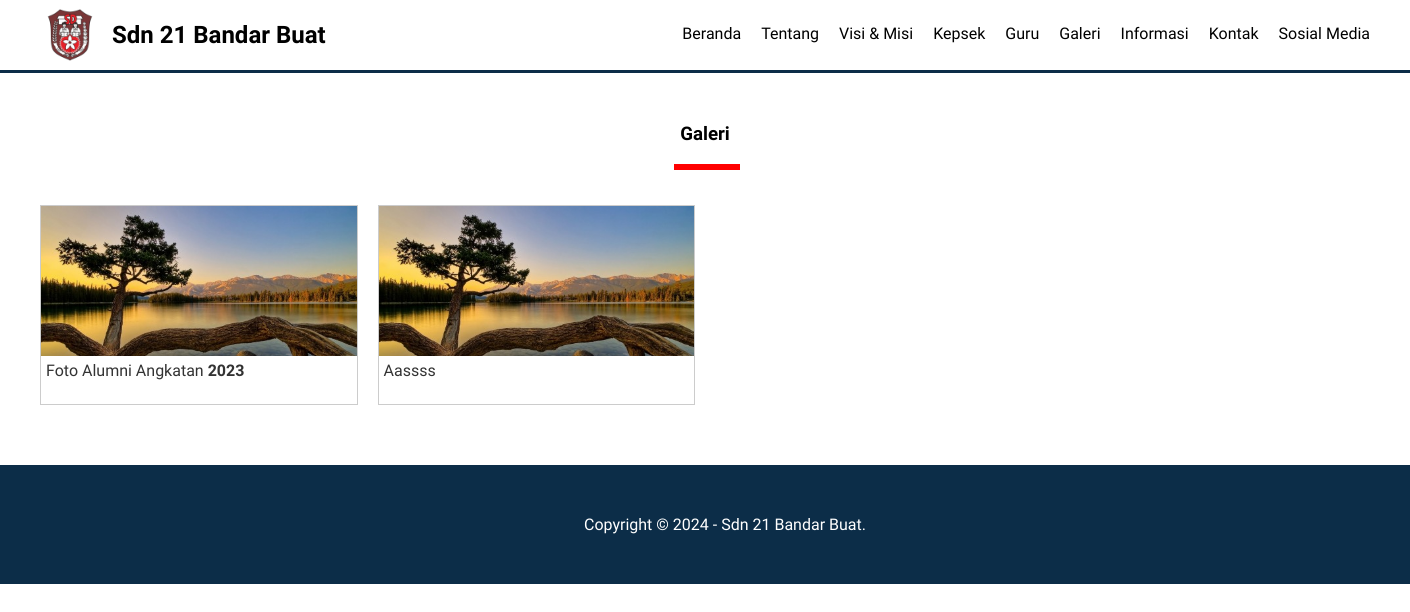
The page /galeri.php on the database its author committed.
### tables this page shows
CREATE TABLE `pengaturan` (
  `id` int NOT NULL,
  `nama` varchar(50) NOT NULL,
  `email` varchar(50) NOT NULL,
  `telepon` varchar(30) NOT NULL,
  `alamat` text NOT NULL,
  `logo` varchar(50) NOT NULL,
  `favicon` varchar(50) NOT NULL,
  `tentang_sekolah` text NOT NULL,
  `foto_sekolah` varchar(50) NOT NULL,
  `google_maps` text NOT NULL,
  `nama_kepsek` varchar(50) NOT NULL,
  `foto_kepsek` varchar(50) NOT NULL,
  `sambutan_kepsek` text NOT NULL,
  `created_at` timestamp NOT NULL DEFAULT CURRENT_TIMESTAMP ON UPDATE CURRENT_TIMESTAMP,
  `updated_at` datetime DEFAULT NULL
);

CREATE TABLE `galeri` (
  `id` int NOT NULL,
  `foto` varchar(50) NOT NULL,
  `keterangan` varchar(100) NOT NULL,
  `created_at` timestamp NOT NULL DEFAULT CURRENT_TIMESTAMP ON UPDATE CURRENT_TIMESTAMP,
  `updated_at` datetime DEFAULT NULL
);

### galeri.php (the view)
<?php include 'header.php' ; ?>
<div class="section">
	<div class="container">
		<h3 class="text-center">Galeri</h3>
		<?php
				$galeri = mysqli_query($conn, "SELECT * FROM galeri ORDER BY id DESC");
					if(mysqli_num_rows($galeri) > 0 ) {
					while($p = mysqli_fetch_array($galeri)){
			?>
			<div class="col-4">
				<a href="uploads/galeri/<?= $p['foto'] ?>" target="_blank" class="thumbnail-link">
			<div class="thumbnail-box">
				<div class="thumbnail-img" style="background-image: url('uploads/galeri/<?= $p['foto'] ?>');">
				</div>
				<div class="thumbnail-text">
					<?= $p['keterangan'] ?>
				</div>
			</div>
			</a>
		</div>
			<?php }}else{ ?>
				Tidak ada Data
			<?php } ?>
	</div>
</div>
<?php include 'footer.php' ; ?>

### header.php (shortened to what this page needs)
<?php
	include 'koneksi.php';
	$identitas = mysqli_query($conn, "SELECT * FROM pengaturan ORDER BY id DESC LIMIT 1");
	$d = mysqli_fetch_object($identitas);
?>
<!DOCTYPE html>
<!DOCTYPE html>
<html>
<head>
	<link rel="stylesheet" type="text/css" href="assets/css/style.css">
</head>
<body>
	<div class="header">
		<div class="container">
			<div class="header-logo">
				<img src="uploads/identitas/<?= $d->logo ?>" width="80px">
				<h2><a href="index.php"><?= $d->nama ?></a></h2>
			</div>
			<ul class="header-menu">
				<li><a href="index.php">Beranda</a></li>
				<li><a href="tentang-sekolah.php">Tentang</a></li>
				<li><a href="visi-misi.php">Visi & Misi</a></li>
				<li><a href="kepsek.php">Kepsek</a></li>
				<li><a href="guru.php">Guru</a></li>
				<li><a href="galeri.php">Galeri</a></li>
				<li><a href="informasi.php">Informasi</a></li>
				<li><a href="kontak.php">Kontak</a></li>
				<li><a href="sosialmedia.php">Sosial Media</a></li>
			</ul>
		</div>
	</div>

### footer.php
<footer>
	<div class="container text-center">
		Copyright &copy; 2024 - <?= $d->nama ?>.
	</div>
</footer>
</body>
</html>

### assets/css/style.css (style rules this page uses)
* { margin:0; padding:0; font-family: 'Quicksand', sans-serif; box-sizing: border-box; }
a { text-decoration: none ; }
.container { width:1350px ; margin:0 auto ; }
.container::after { content: ""; display: block; clear: both; }
.text-center { text-align: center; }
.header { border-bottom:3px solid #0C2D48 ; }
.header a { color:#000000 ; }
.header-logo { float: left; line-height:60px ; padding:5px 0 ; }
.header-logo img { float: left; margin-right:2px ; }
.header-logo h2 { float: left; }
.header-menu { float: right; }
.header-menu li { float: left; list-style: none; padding:24px 10px ; }
.section { padding:50px 0 ; }
.section h3 { padding-bottom:25px ; margin-bottom:25px ; position: relative; }
.section h3::after { content: ""; display: block; width:60px ; border:3px solid red ; position: absolute; bottom: 0; left: calc(100% - 52.3%) ; }
.col-4 { min-height:200px ; width:25% ; float:left ; padding:10px; }
.thumbnail-box { border: 1px solid #ccc; width:100% ; min-height:200px ; background-color: #fff ; }
.thumbnail-img { height:150px ; background-repeat: no-repeat; background-size: cover; }
.thumbnail-text { height:45px ; padding:5px ; }
.thumbnail-link { color: #333 ; }
footer { padding:50px ; background-color: #0C2D48; color: #fff; }

### rows shown on the page
pengaturan: nama "Sdn 21 Bandar Buat"
galeri: foto (picture), keterangan "Foto Alumni Angkatan 2023"
galeri: foto (picture), keterangan "Aassss"
